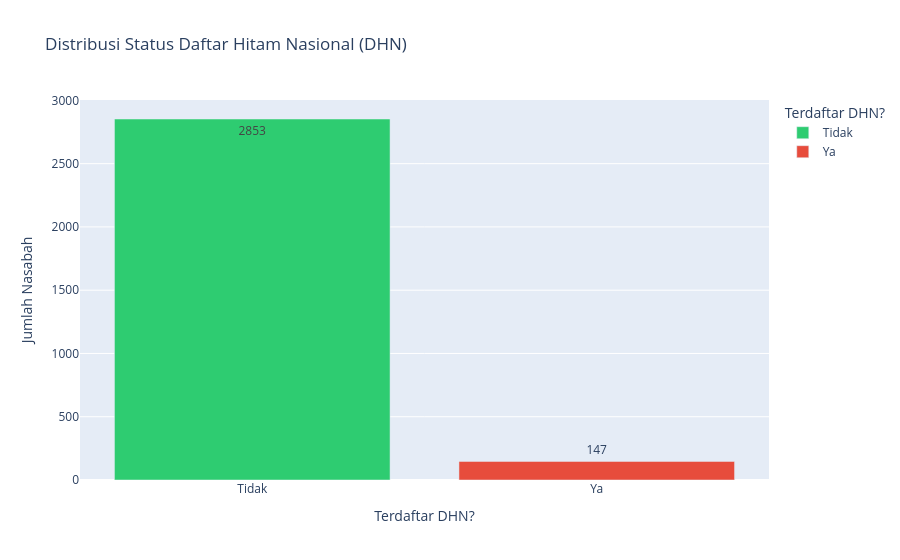

The cell this chart's notebook holds for it:
### Markdown cell above
**4.1.3 Status Daftar Hitam Nasional (DHN)**

### Code cell
vc = master["status_dhn"].value_counts().reset_index()
vc.columns = ["status_dhn", "jumlah"]

fig = px.bar(vc, x="status_dhn", y="jumlah", color="status_dhn", text_auto=True,
             color_discrete_map={"Ya": "#e74c3c", "Tidak": "#2ecc71"},
             title="Distribusi Status Daftar Hitam Nasional (DHN)",
             labels={"status_dhn": "Terdaftar DHN?", "jumlah": "Jumlah Nasabah"})
fig.show()

pct_dhn = (master["status_dhn"]=="Ya").mean()*100
n_dhn = (master["status_dhn"]=="Ya").sum()
print(f"Insight: {n_dhn} dari {len(master)} nasabah ({pct_dhn:.1f}%) terdaftar di DHN — "
      f"kelompok ini otomatis kena hard-rule 'Tidak Layak' di Risk Agent, terlepas dari skor lain.")

### Figure 1 — Plotly figure (JSON) as saved in the notebook; plotly's stock layout.template omitted (floating-point values rounded to 4 significant figures)
{"data": [{"hovertemplate": "Terdaftar DHN?=%{x}<br>Jumlah Nasabah=%{y}<extra></extra>", "legendgroup": "Tidak", "marker": {"color": "#2ecc71", "pattern": {"shape": ""}}, "name": "Tidak", "orientation": "v", "showlegend": true, "textposition": "auto", "texttemplate": "%{y}", "type": "bar", "x": ["Tidak"], "xaxis": "x", "y": [2853], "yaxis": "y"}, {"hovertemplate": "Terdaftar DHN?=%{x}<br>Jumlah Nasabah=%{y}<extra></extra>", "legendgroup": "Ya", "marker": {"color": "#e74c3c", "pattern": {"shape": ""}}, "name": "Ya", "orientation": "v", "showlegend": true, "textposition": "auto", "texttemplate": "%{y}", "type": "bar", "x": ["Ya"], "xaxis": "x", "y": [147], "yaxis": "y"}], "layout": {"barmode": "relative", "legend": {"title": {"text": "Terdaftar DHN?"}, "tracegroupgap": 0}, "title": {"text": "Distribusi Status Daftar Hitam Nasional (DHN)"}, "xaxis": {"anchor": "y", "categoryarray": ["Tidak", "Ya"], "categoryorder": "array", "domain": [0, 1], "title": {"text": "Terdaftar DHN?"}}, "yaxis": {"anchor": "x", "domain": [0, 1], "title": {"text": "Jumlah Nasabah"}}}}
